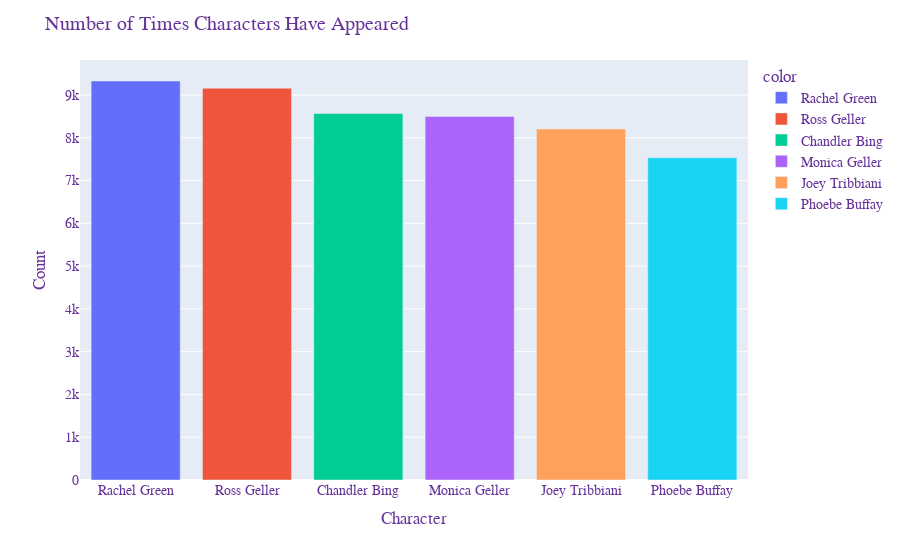

Here is the notebook cell this chart was saved with:
### Markdown cell above
### Graphing the Value Counts per Character

### Code cell
gh.plotly_bar(data = main_cast['character'].value_counts().sort_values(ascending=False),
             color = main_cast['character'].value_counts().sort_values(ascending=False).index,
             graph_title = "Number of Times Characters Have Appeared"
             )

### Figure 1 — Plotly figure (JSON) as saved in the notebook; plotly's stock layout.template omitted (floating-point values rounded to 4 significant figures)
{"data": [{"alignmentgroup": "True", "hovertemplate": "color=Rachel Green<br>index=%{x}<br>value=%{y}<extra></extra>", "legendgroup": "Rachel Green", "marker": {"color": "#636efa", "pattern": {"shape": ""}}, "name": "Rachel Green", "offsetgroup": "Rachel Green", "orientation": "v", "showlegend": true, "textposition": "auto", "type": "bar", "x": ["Rachel Green"], "xaxis": "x", "y": [9328], "yaxis": "y"}, {"alignmentgroup": "True", "hovertemplate": "color=Ross Geller<br>index=%{x}<br>value=%{y}<extra></extra>", "legendgroup": "Ross Geller", "marker": {"color": "#EF553B", "pattern": {"shape": ""}}, "name": "Ross Geller", "offsetgroup": "Ross Geller", "orientation": "v", "showlegend": true, "textposition": "auto", "type": "bar", "x": ["Ross Geller"], "xaxis": "x", "y": [9160], "yaxis": "y"}, {"alignmentgroup": "True", "hovertemplate": "color=Chandler Bing<br>index=%{x}<br>value=%{y}<extra></extra>", "legendgroup": "Chandler Bing", "marker": {"color": "#00cc96", "pattern": {"shape": ""}}, "name": "Chandler Bing", "offsetgroup": "Chandler Bing", "orientation": "v", "showlegend": true, "textposition": "auto", "type": "bar", "x": ["Chandler Bing"], "xaxis": "x", "y": [8568], "yaxis": "y"}, {"alignmentgroup": "True", "hovertemplate": "color=Monica Geller<br>index=%{x}<br>value=%{y}<extra></extra>", "legendgroup": "Monica Geller", "marker": {"color": "#ab63fa", "pattern": {"shape": ""}}, "name": "Monica Geller", "offsetgroup": "Monica Geller", "orientation": "v", "showlegend": true, "textposition": "auto", "type": "bar", "x": ["Monica Geller"], "xaxis": "x", "y": [8497], "yaxis": "y"}, {"alignmentgroup": "True", "hovertemplate": "color=Joey Tribbiani<br>index=%{x}<br>value=%{y}<extra></extra>", "legendgroup": "Joey Tribbiani", "marker": {"color": "#FFA15A", "pattern": {"shape": ""}}, "name": "Joey Tribbiani", "offsetgroup": "Joey Tribbiani", "orientation": "v", "showlegend": true, "textposition": "auto", "type": "bar", "x": ["Joey Tribbiani"], "xaxis": "x", "y": [8208], "yaxis": "y"}, {"alignmentgroup": "True", "hovertemplate": "color=Phoebe Buffay<br>index=%{x}<br>value=%{y}<extra></extra>", "legendgroup": "Phoebe Buffay", "marker": {"color": "#19d3f3", "pattern": {"shape": ""}}, "name": "Phoebe Buffay", "offsetgroup": "Phoebe Buffay", "orientation": "v", "showlegend": true, "textposition": "auto", "type": "bar", "x": ["Phoebe Buffay"], "xaxis": "x", "y": [7536], "yaxis": "y"}], "layout": {"autosize": true, "barmode": "relative", "font": {"color": "RebeccaPurple", "family": "Times New Roman, monospace", "size": 14}, "legend": {"title": {"text": "color"}, "tracegroupgap": 0}, "margin": {"t": 60}, "title": {"text": "Number of Times Characters Have Appeared"}, "xaxis": {"anchor": "y", "autorange": true, "domain": [0, 1], "range": [-0.5, 5.5], "title": {"text": "Character"}, "type": "category"}, "yaxis": {"anchor": "x", "autorange": true, "domain": [0, 1], "range": [0, 9819.0], "title": {"text": "Count"}, "type": "linear"}}}
